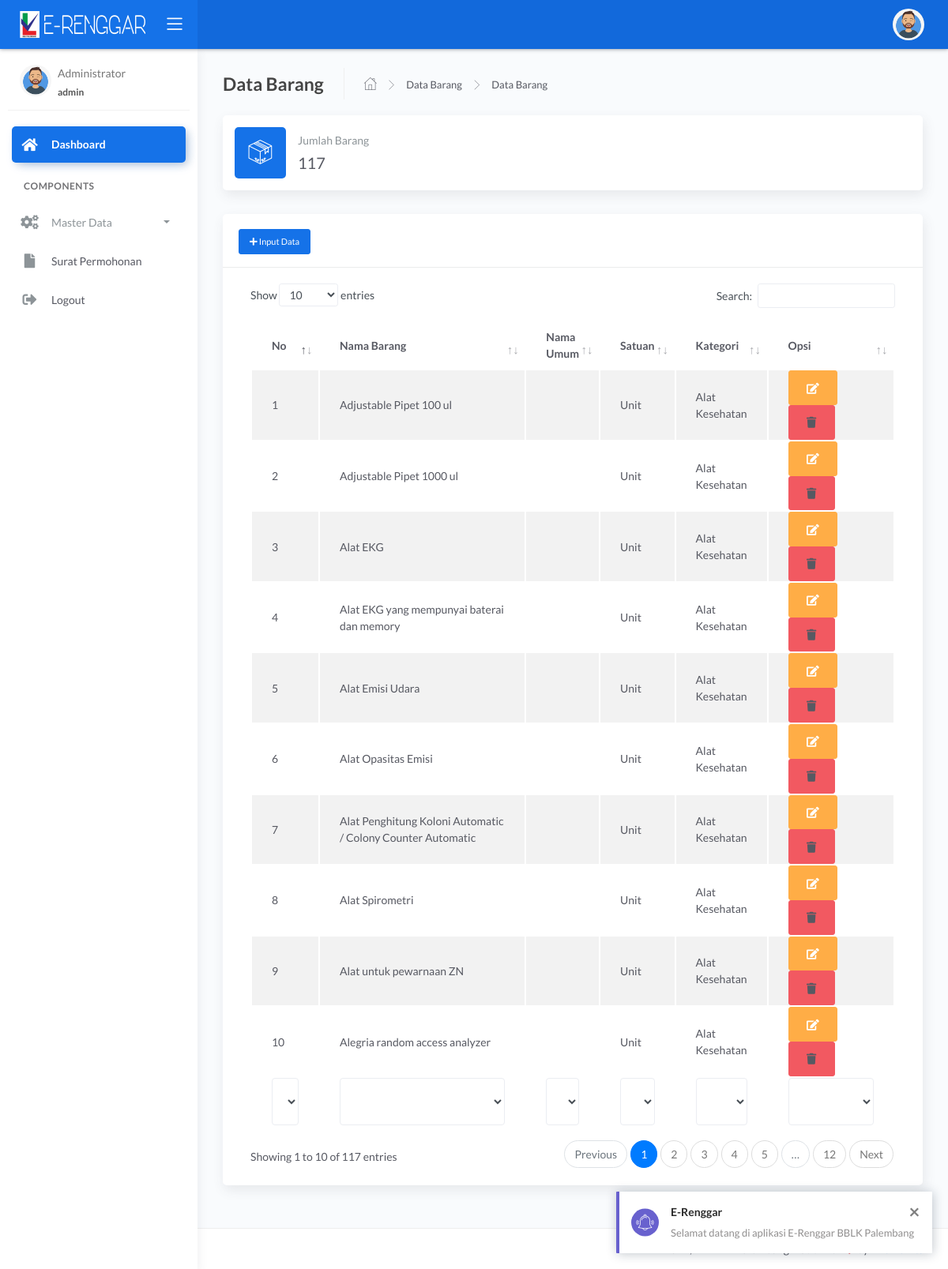
Screenshot of /operator/barang.php?data (signed in) with the database file from the repository.
### tables this page shows
CREATE TABLE `barang` (
  `id_barang` int(11) NOT NULL,
  `nama_barang` varchar(255) NOT NULL,
  `nama_umum` varchar(255) NOT NULL,
  `satuan` varchar(255) NOT NULL,
  `kategori` enum('Alat Kesehatan','Pengolah Data','Peralatan Kantor','') NOT NULL
);

### operator/barang.php (the view, shortened to what this page needs)
<?php include 'header.php';
$barang=mysqli_query($koneksi,"SELECT * FROM barang")or die(mysql_error());
?>
	<div class="main-panel">
			<div class="content">
				<div class="page-inner">
					<div class="page-header">
						<h4 class="page-title">Data Barang</h4>
						<ul class="breadcrumbs">
							<li class="nav-home">
								<a href="#">
									<i class="flaticon-home"></i>
								</a>
							</li>
							<li class="separator">
								<i class="flaticon-right-arrow"></i>
							</li>
							<li class="nav-item">
								<a href="#">Data Barang</a>
							</li>
							<li class="separator">
								<i class="flaticon-right-arrow"></i>
							</li>
							<li class="nav-item">
								<a href="barang.php?data">Data Barang</a>
							</li>
						</ul>
					</div>
					<?php if(isset($_GET['data'])){ ?>
					<div class="row">
						<div class="col-sm-12 col-md-12">
					<div class="card card-stats card-round">
						<div class="card-body ">
							<div class="row align-items-center">
								<div class="col-icon">
									<div class="icon-big text-center icon-primary bubble-shadow-small">
										<i class="flaticon-box-1"></i>
									</div>
								</div>
								<div class="col col-stats ml-3 ml-sm-0">
									<div class="numbers">
										<p class="card-category">Jumlah Barang</p>
										<h4 class="card-title"><?= mysqli_num_rows($barang); ?></h4>
									</div>
								</div>
							</div>
						</div>
					</div>
				</div>
						<div class="col-md-12">
							<div class="card">
								<div class="card-header">
									<h4 class="card-title"><button type="button" class="btn btn-sm btn-primary" data-toggle="modal" data-target="#modal-default">
                <span class="fas fa-plus"></span> Input Data</button></h4>
								</div>
								<div class="card-body">
									<div class="table-responsive">
										<table id="multi-filter-select" class="display table table-striped table-hover" >
											<thead>
												<tr>
													<th>No</th>
													<th width="250px">Nama Barang</th>
										            <th>Nama Umum</th>
										            <th>Satuan</th>
										            <th>Kategori</th>
													<th width="150px">Opsi</th>
												</tr>
											</thead>
											<tfoot>
												<tr>
													<th>No</th>
													<th width="250px">Nama Barang</th>
										            <th>Nama Umum</th>
										            <th>Satuan</th>
										            <th>Kategori</th>
													<th width="100px">Opsi</th>
												</tr>
											</tfoot>
											<tbody>
											<?php
									        $sql = "SELECT * FROM barang";
									        $query = mysqli_query($koneksi,$sql);
									        $no=1;
									        while ($a = mysqli_fetch_array($query)) :?>
												<tr>
													<td><?php echo $no++; ?></td>
													<td><?php echo $a['nama_barang'] ?></td>
													<td><?php echo $a['nama_umum'] ?></td>
													<td><?php echo $a['satuan'] ?></td>
													<td><?php echo $a['kategori'] ?></td>
													<td>
														<a class="btn btn-warning" href="?edit&id_barang=<?php echo $a['id_barang']; ?>"  title='Edit'>										<i class="fa fa-edit"></i>
														</a>
														<a onclick="if(confirm('Apakah anda yakin ingin menghapus data ini ??')){ location.href='?hapus&id_barang=<?php echo $a['id_barang']; ?>' }" class="btn btn-danger"><i class="fa fa-trash"  title='Hapus'></i></a>
													</td>
												</tr>
												<?php endwhile;?>
											</tbody>
										</table>
									</div>
								</div>
							</div>
						</div>
					</div>
					  <?php } ?>
				</div>
			</div>

### rows the page displays
barang: nama_barang "Adjustable Pipet 100 ul", satuan "Unit", kategori "Alat Kesehatan"
barang: nama_barang "Adjustable Pipet 1000 ul", satuan "Unit", kategori "Alat Kesehatan"
barang: nama_barang "Alat EKG", satuan "Unit", kategori "Alat Kesehatan"
barang: nama_barang "Alat EKG yang mempunyai baterai dan memory", satuan "Unit", kategori "Alat Kesehatan"
barang: nama_barang "Alat Emisi Udara", satuan "Unit", kategori "Alat Kesehatan"
barang: nama_barang "Alat Opasitas Emisi", satuan "Unit", kategori "Alat Kesehatan"
barang: nama_barang "Alat Penghitung Koloni Automatic / Colony Counter Automatic", satuan "Unit", kategori "Alat Kesehatan"
barang: nama_barang "Alat Spirometri", satuan "Unit", kategori "Alat Kesehatan"
barang: nama_barang "Alat untuk pewarnaan ZN", satuan "Unit", kategori "Alat Kesehatan"
barang: nama_barang "Alegria random access analyzer", satuan "Unit", kategori "Alat Kesehatan"

### other values shown
$_SESSION['nama'] "Administrator"
$_SESSION['level'] "admin"
mysqli_num_rows($barang) "117"
